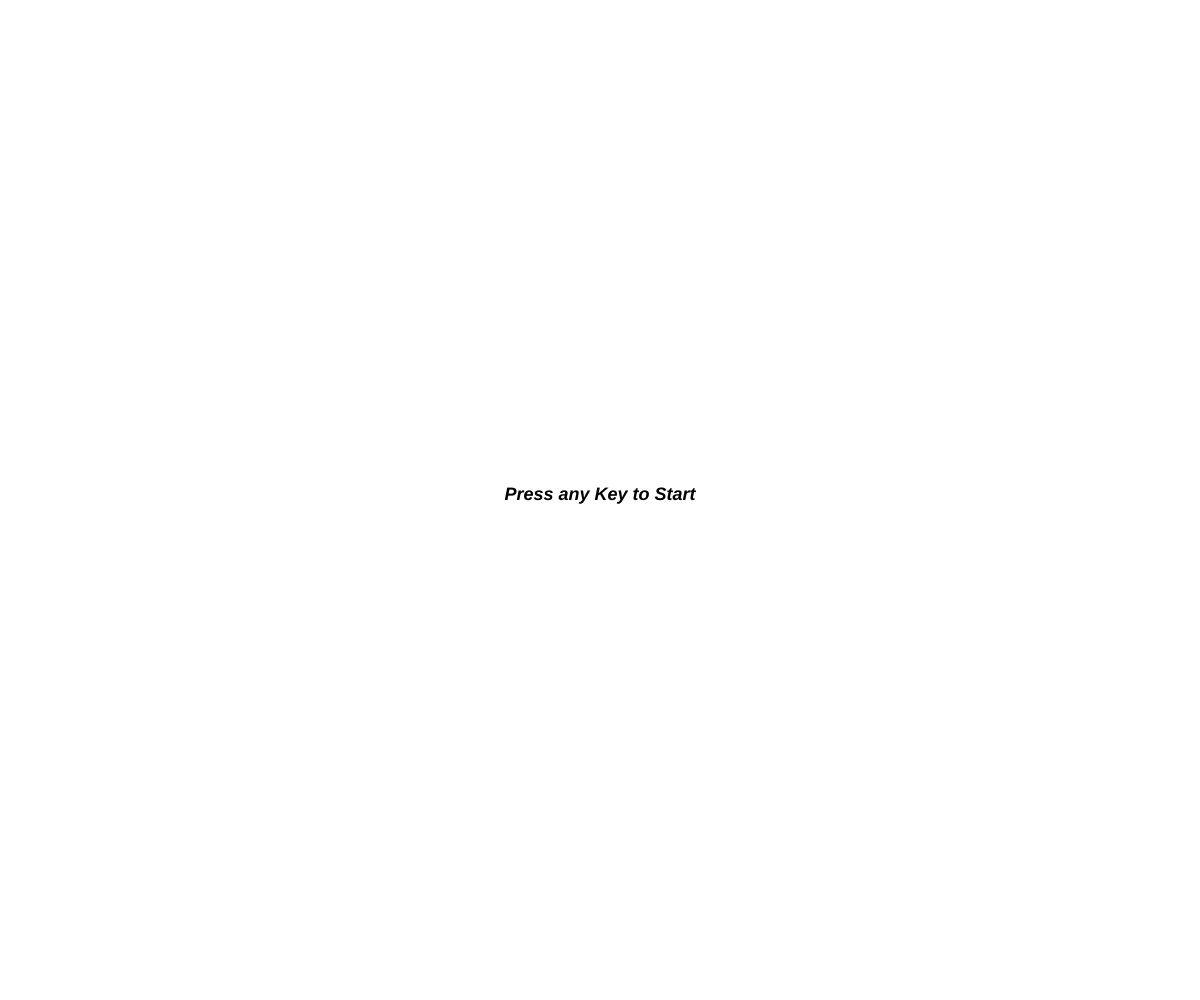
Frame 1 (no input)
Frame 60 (no input): identical to frame 1, image omitted
Frame 120 (the mouse pressed at the canvas centre since frame 60): identical to frame 1, image omitted

The p5.js sketch that drew this single still picture (run headless with seeded random() and noise() and a simulated clock; from frame 60 on, the mouse is pressed at the canvas centre):

// p5.js sketch
// ── sketch.js
// Abdul Raffey
// Tuesday September 22, 2020
// Interactive Scene
// 
// Controls - Click the target for it to move -- Use the Mouse Wheel to increase or decrease difficulty
// -- Press the "R" on the kryboard to restart the game
// 
// For the purpose of the game there is a Score limit, once reached the game will be over
// Also the Target can partially go over the eage of the screen, As this is a target practice game
// 
// Expra for Expert - Mouse wheel as an input

let cnv;
let circleX, CircleY, circleRadius;
let score, displayScreen;
let lifesLeft;

function setup() {
  cnv = createCanvas(windowWidth, windowHeight);

// Sets all necessary variables for the game
  displayScreen = "startScreen";
  circleRadius = 30;
  circleX = width / 2;
  circleY = height / 2;
  score = 0;
  lifesLeft = 3;

//   lets the player use the Mouse Wheel as an input
  cnv.mouseWheel(changeBallSize);
}

function draw() {
  runGame();
}

function runGame() {
// controls what the screen the player is on and sets up in game displays like the score and the Target
  
  if (displayScreen === "startScreen") {
    background("white");
    showStartScreen();
  } 
  
  else if (displayScreen === "gameScreen") {
    background("black");
    fill("red");
    displayScore();
    displayBall();
    displayLifesLeft();

    if (score > 100) {
      displayScreen = "endScreen";
    }
  } 
  
  else if (displayScreen === "endScreen") {
    background("white");
    gameOver();
  }
}

function showStartScreen() {
//   controls the Start screen text, its style, location, and size
  
  textAlign(CENTER);
  textStyle(BOLDITALIC);
  textSize(18);
  text("Press any Key to Start", width / 2, height / 2);
}

function displayBall() {
// Cntrols how the targets look and its location
  
  noStroke();
  ellipse(circleX, circleY, circleRadius * 2, circleRadius * 2);
}

function displayScore() {
//   Displays the Score for the player and how it looks
  
  textSize(14);
  text('Score: ' + score, 30, 20);
}

function displayLifesLeft() {
//   Displays the lives the player has left and how it looks
  
  textSize(14);
  text('Lifes Left: ' + lifesLeft, 40, 40);
}

function countScore() {
//   controls how many points the player get, based on target size
  
  if (circleRadius <= 10) {
    return score += 4;
  } 
  
  else if (circleRadius > 11 && circleRadius <= 40) {
    return score += 2;
  } 
  
  else if (circleRadius > 41 && circleRadius <= 100) {
    return score += 1;
  }
}

function changeBallSize(event) {
//   Changes the size of the target

  if (event.deltaY < 0) {

    if (circleRadius < 100) {
      circleRadius += 10;
    }
  } 
  
  else {
    if (circleRadius > 10) {
      circleRadius -= 10;
    }
  }
}

function isMouseInsideTarget() {
//   Checks to see if the player hit the target
  
  return (dist(circleX, circleY, mouseX, mouseY)) < circleRadius;
}

function mouseClicked() {
//   check to see if the target is hit
  
  if (displayScreen === "gameScreen") {
    if (isMouseInsideTarget()) {
      moveTarget();
      countScore();
    } 
    
    else {
      scoreLost();
      livesLeft();
    }
  }
}

function keyPressed() {
//   changes the Display based based on input
  
  if (displayScreen === "startScreen") {
    displayScreen = "gameScreen";
  } 
  
  else if (displayScreen === "endScreen") {
    if (key === "r") {
      restartGame();
    }
  }
}

function moveTarget() {
//   it moves the target
  
  circleX = random(windowWidth);
  circleY = random(windowHeight);
}

function gameOver() {
// controls the game over screen text, its style, location, and size
  
  textAlign(CENTER);
  textStyle(BOLDITALIC);
  textSize(18);
  fill("Black");
  text("Game Over", width / 2, height / 2);
  text("Press R to restart Game", width / 2, height / 2 + 25);
}

function restartGame() {
//   restarts the game and changes displays
  
  setup();
  displayScreen = "gameScreen";
}

function livesLeft() {
//   Counts how many lives the plays has left
  
  if (lifesLeft < 0) {
    displayScreen = "endScreen";
  }
}

function scoreLost() {
  // Counts how many lives the plays has left and decrease score
  score -= 1;
  lifesLeft -= 1;
}
